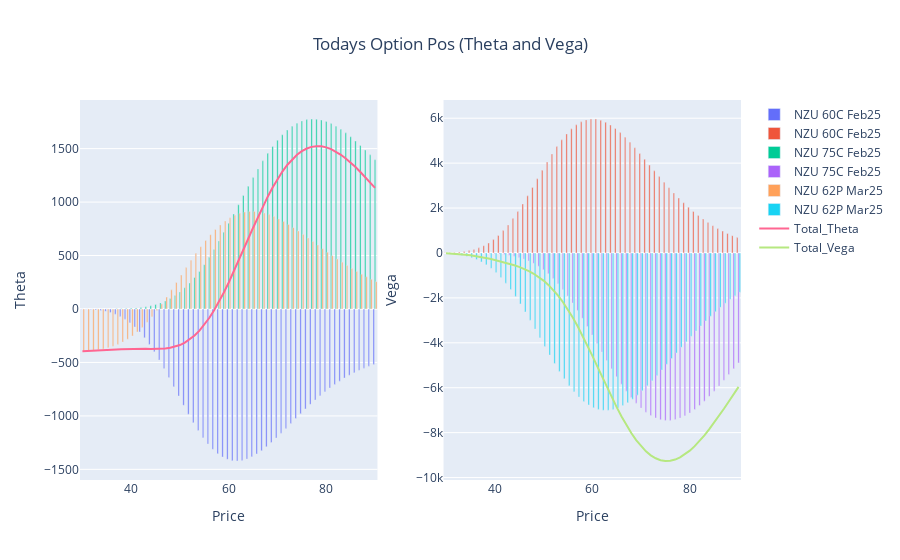

Notebook cell for this chart:
### Code cell
fig_t = go.Figure()
for i in list(t)[1:-1]:
    fig_t.add_trace(go.Bar(x=t.Price, y=t[i], name=i, base=0))

fig_t.add_trace(go.Scatter(x=t.Price, y=t.Option_Theta, mode='lines', name='Total_Theta'))


#~~~~~~~~~~~~~~~~~~~~~~~~~~~~~~~~~~~~~~~~~~~~~~~~~~~~~~~~~~~~~~~~~~~~~~~~~~~~~~~~~
fig_v = go.Figure()
for i in list(v)[1:-1]:
    fig_v.add_trace(go.Bar(x=v.Price, y=v[i], name=i, base=0))

fig_v.add_trace(go.Scatter(x=v.Price, y=v.Option_Vega, mode='lines', name='Total_Vega'))

#~~~~~~~~~~~~~~~~~~~~~~~~~~~~~~~~~~~~~~~~~~~~~~~~~~~~~~~~~~~~~~~~~~~~~~~~~~~~~~~~
fig = make_subplots(rows=1, cols=2)
for i in range(0,len(fig_p.data)):
    fig.add_trace(fig_t.data[i], row=1, col=1)
    fig.add_trace(fig_v.data[i], row=1, col=2)
    
#fig.update_layout(title={'text': 'Todays Option Pos (Theta and Vega)','x': 0.5,'xanchor': 'center'}, barmode='stack')
fig.update_layout(title={'text': 'Todays Option Pos (Theta and Vega)','x': 0.5,'xanchor': 'center'})

fig.update_xaxes(title_text="Price", row=1, col=1)
fig.update_yaxes(title_text="Theta", row=1, col=1)
fig.update_xaxes(title_text="Price", row=1, col=2)
fig.update_yaxes(title_text="Vega", row=1, col=2)    
fig.show()
